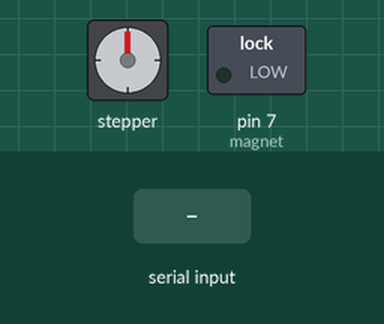
The program below on a simulated Arduino Uno, built with avr-gcc and run on an emulated ATmega328P. Shown: stepper motor, switched loads named in the program (green lamp = pin HIGH). The inputs (shaded band) are chosen by the test bench. Stepper angles assume 200 steps per turn.

Above: at 1.2 s.
1.3 s: "0\n" received over Serial
At 1.48 s:
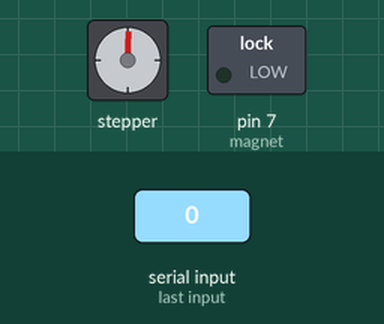
At 2.41 s:
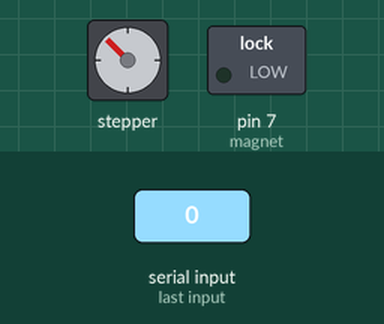
4.3 s: "1\n" received over Serial
At 17.8 s:
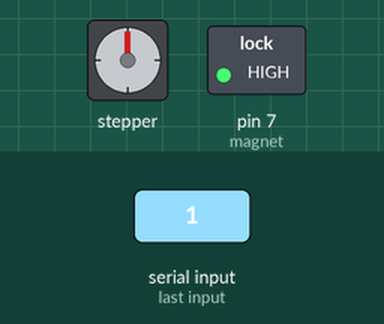
Timing chart, 0 to 24.2 s (numbered marks = the images above; inputs shaded):
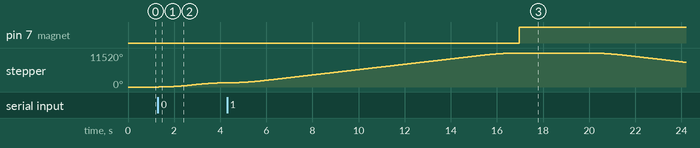

Measured:
- after the input at 1.3 s, stepper: keeps turning clockwise at about 488°/s, starting at once
- after the input at 4.3 s, pin 7 (magnet): LOW → HIGH after 12.7 s instead of 0.01 s

The program:

main.cpp
```cpp
#include <Arduino.h>
#include <AccelStepper.h>

// Stepper Motor Setup
#define motorPin1 8
#define motorPin2 9
#define motorPin3 10
#define motorPin4 11

AccelStepper stepper(AccelStepper::FULL4WIRE, motorPin1, motorPin3, motorPin2, motorPin4);

const int stepsPerRevolution = 200;
const int stepsPerCm = stepsPerRevolution * 2;
const int bottomShelfHeight = 2; // cm
const int higherShelfHeight = 16; // cm
const int homePosition = 0;
const int magnet = 7;

int printCounter = 0;

unsigned long waitStartTime;
const unsigned long waitDuration = 3000;

enum States
{
  WAITING,
  ELEVATE,
  AT_LOCATION,
  WAIT_BEFORE_DELEVATE,
  DELEVATE,
  HOLD
};

String str;
States state = WAITING;

void setup()
{
  Serial.begin(38400);
  // pinMode(LED_BUILTIN, OUTPUT);
  pinMode(magnet, OUTPUT);
  stepper.setMaxSpeed(550);
  stepper.setAcceleration(350);
  // waitStartTime = millis();
  stepper.setCurrentPosition(homePosition);
  stepper.runToNewPosition(homePosition);
}

void goToShelf(String shelf)
{
  int targetPosition = 0;

  if (shelf == "0")
  {
    targetPosition = bottomShelfHeight * stepsPerCm;
  }
  else if (shelf == "1")
  {
    targetPosition = higherShelfHeight * stepsPerCm;
  }

  stepper.runToNewPosition(targetPosition);
}

void loop()
{
   //str = "1";
  if (Serial.available() > 0)
  {
    String temp = Serial.readStringUntil('\n');
    temp.trim();
    if (temp != "")
    {
      // Serial.println("Received:" + temp);
      str = temp;
      state = ELEVATE;
    }
    // the messsage that is received here is in the following format:A1 from this message you only need the part with the number
    // map the motor according to values like 0 and 1
  }
  switch (state)
  {
  case WAITING:
   /*if (str = !"")
    {
      state = ELEVATE;
    }*/
    break;
  case ELEVATE:
    // in this state the arm should move to the desired location.
    goToShelf(str);
    // Serial.println("Going up");
    state = AT_LOCATION;
    break;
  case AT_LOCATION:
    // in this state the arm has already reached the desired location and the magnetic head is turned on
    digitalWrite(magnet, HIGH);
    // waitStartTime = millis();
    state = WAIT_BEFORE_DELEVATE;
    break;
  case WAIT_BEFORE_DELEVATE:
    // wait for the 3 secs before delevating
    delay(3000);
    state = DELEVATE;
    break;
  case DELEVATE:
    // in this state the arm retracts and goes back to the default position while the magnet is on
    stepper.runToNewPosition(homePosition);
    state = HOLD;
    break;
  case HOLD:
    if(printCounter==0){
      Serial.println("OK");
      printCounter++;
    }

    // in this state the magnet is on until the slave receives a message that confirms that the car is at the drop off location
    if (str == "HOME")
    {
      str = "";
      digitalWrite(magnet, LOW);
      printCounter=0;
      state = WAITING;
    }
    break;
  }
}
```
